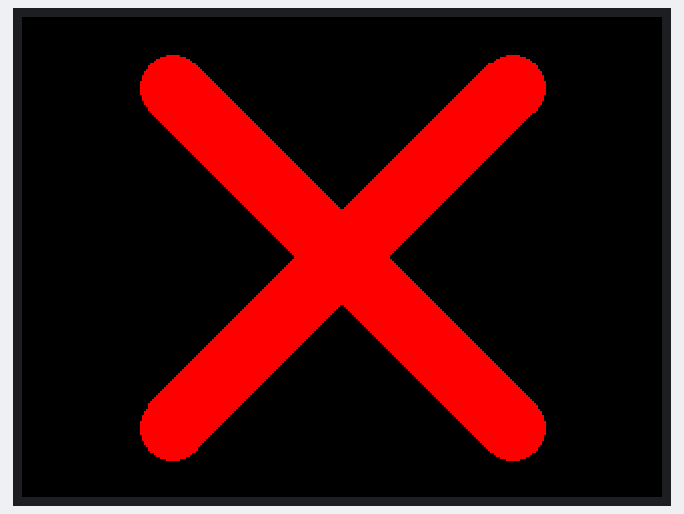
The sketch below on a simulated Arduino Uno, built with avr-gcc and run on an emulated ATmega328P. On the bench: 320×240 colour display.

Above: at 0.5 s.
At 2.7 s:
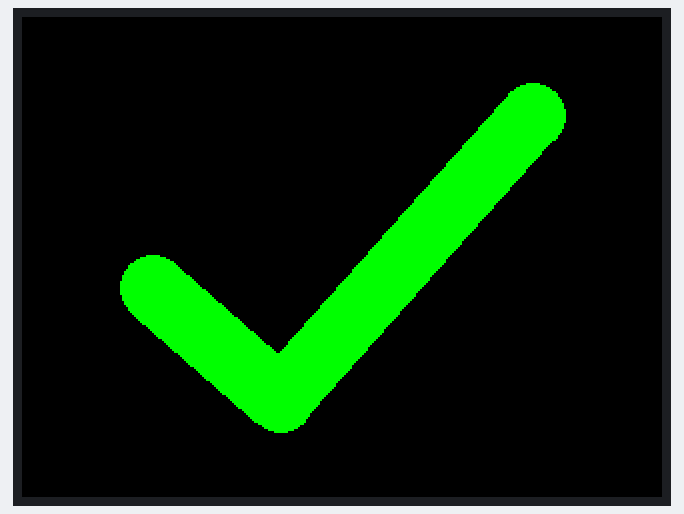

The sketch:

tft_test2.ino
```cpp
/*
  TFT X + CHECKMARK - 2.0" SPI TFT LCD (ST7789, 240x320)
  Board: Arduino Uno WiFi Rev2 (same wiring as the test sketch)

  Shows a big red X, then a big green checkmark, alternating.
  Set SIDE_BY_SIDE to 1 to show both at once instead.
*/

#include <SPI.h>
#include <Adafruit_GFX.h>
#include <Adafruit_ST7789.h>

#define TFT_CS   10
#define TFT_DC    9
#define TFT_RST   8
#define TFT_MOSI 11
#define TFT_SCLK 13

#define SIDE_BY_SIDE 0     // 0 = alternate full size, 1 = both on screen together
#define HOLD_MS   2000     // how long each symbol stays up when alternating

Adafruit_ST7789 tft = Adafruit_ST7789(TFT_CS, TFT_DC, TFT_MOSI, TFT_SCLK, TFT_RST);

// Draws a line 'w' pixels thick with rounded ends
void thickLine(int16_t x0, int16_t y0, int16_t x1, int16_t y1, int16_t w, uint16_t color) {
  float dx = x1 - x0, dy = y1 - y0;
  float len = sqrt(dx * dx + dy * dy);
  if (len == 0) return;
  float ox = -dy / len * w / 2.0;   // offset perpendicular to the line
  float oy =  dx / len * w / 2.0;

  int16_t ax = x0 + ox, ay = y0 + oy;
  int16_t bx = x0 - ox, by = y0 - oy;
  int16_t cx = x1 - ox, cy = y1 - oy;
  int16_t ex = x1 + ox, ey = y1 + oy;

  tft.fillTriangle(ax, ay, bx, by, cx, cy, color);
  tft.fillTriangle(ax, ay, cx, cy, ex, ey, color);
  tft.fillCircle(x0, y0, w / 2, color);   // round caps
  tft.fillCircle(x1, y1, w / 2, color);
}

// Red X centred on (cx, cy); 'size' is half the width of the X
void drawX(int16_t cx, int16_t cy, int16_t size, int16_t thick) {
  thickLine(cx - size, cy - size, cx + size, cy + size, thick, ST77XX_RED);
  thickLine(cx - size, cy + size, cx + size, cy - size, thick, ST77XX_RED);
}

// Green checkmark centred on (cx, cy); 'size' is half its width
void drawCheck(int16_t cx, int16_t cy, int16_t size, int16_t thick) {
  int16_t lx = cx - size,         ly = cy + size / 6;       // left tip
  int16_t bx = cx - size / 3,     by = cy + size * 3 / 4;   // bottom corner
  int16_t rx = cx + size,         ry = cy - size * 3 / 4;   // right tip
  thickLine(lx, ly, bx, by, thick, ST77XX_GREEN);
  thickLine(bx, by, rx, ry, thick, ST77XX_GREEN);
}

void setup() {
  // If your module has BLK instead of CS, use: tft.init(240, 320, SPI_MODE3);
  tft.init(240, 320);
  tft.setRotation(1);              // landscape, 320 x 240
  // tft.invertDisplay(false);     // uncomment if colours look inverted

  tft.fillScreen(ST77XX_BLACK);

#if SIDE_BY_SIDE
  drawX(80, 120, 55, 22);
  drawCheck(240, 120, 60, 22);
#endif
}

void loop() {
#if !SIDE_BY_SIDE
  tft.fillScreen(ST77XX_BLACK);
  drawX(160, 120, 85, 32);
  delay(HOLD_MS);

  tft.fillScreen(ST77XX_BLACK);
  drawCheck(160, 120, 95, 32);
  delay(HOLD_MS);
#endif
}
```

Measured:
- what the display in image 0 shows lasts 2.0 s, from 0.5 s to 2.5 s
